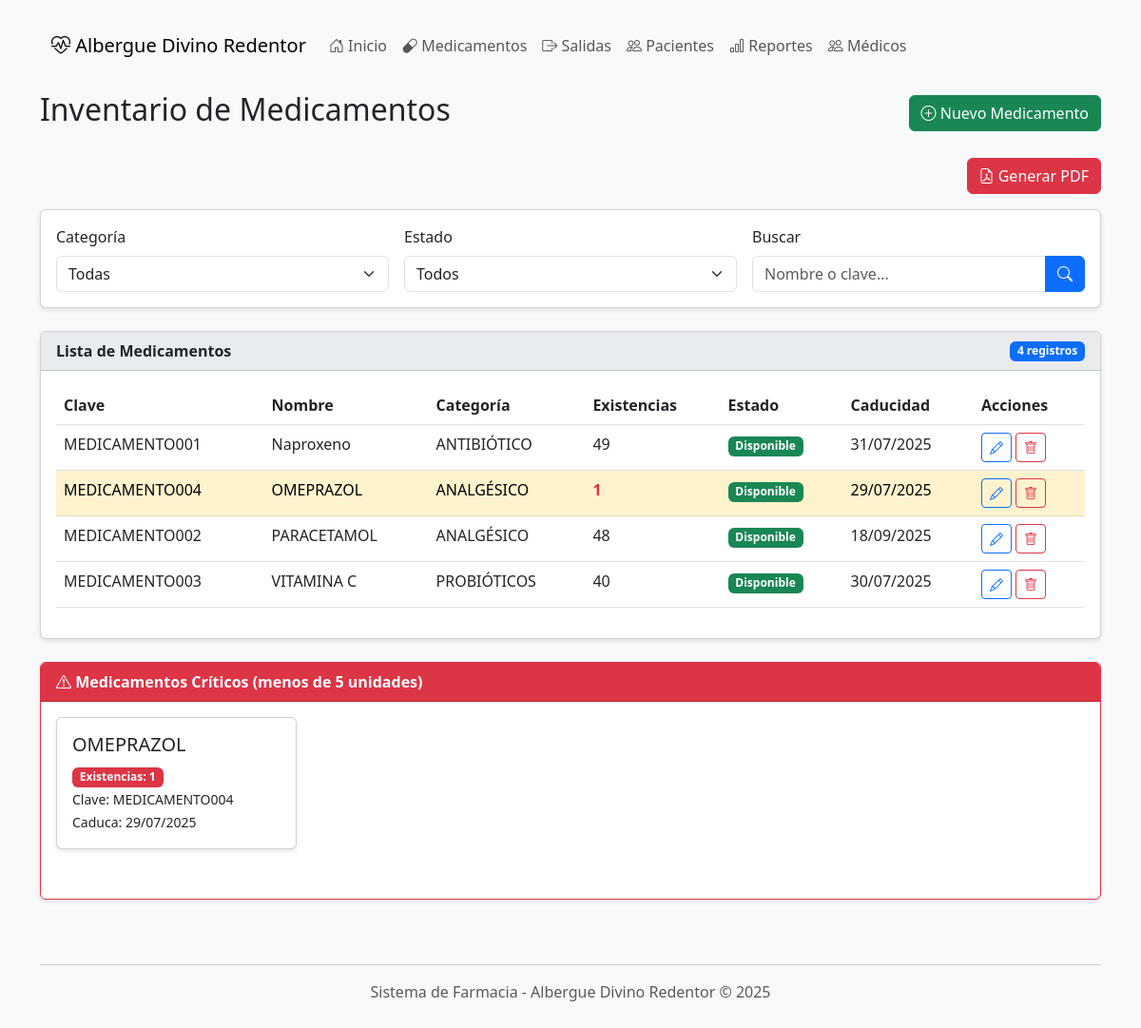
Screenshot of /medicamentos/ with the database file from the repository.
### farmacia/models.py (models this page shows, shortened)
class Medicamento(models.Model):
    id = models.AutoField(primary_key=True)
    clave = models.CharField(max_length=50, unique=True, verbose_name="Clave única")
    nombre = models.CharField(max_length=200, verbose_name="Nombre")
    categoria = models.ForeignKey('CategoriaMedicamento', on_delete=models.CASCADE)
    descripcion = models.TextField(blank=True, verbose_name="Descripción")
    fecha_caducidad = models.DateField(verbose_name="Fecha de caducidad")
    cantidad = models.IntegerField(default=0, verbose_name="Cantidad en inventario")
    status = models.BooleanField(default=True, verbose_name="Disponible")
    class Meta:
        verbose_name = "Medicamento"
        verbose_name_plural = "Medicamentos"
        ordering = ['nombre']

class CategoriaMedicamento(models.Model):
    id = models.AutoField(primary_key=True)
    nombre = models.CharField(max_length=100, unique=True)
    class Meta:
        verbose_name = "Categoría de Medicamento"
        verbose_name_plural = "Categorías de Medicamentos"

### farmacia/views.py (the view)
# urls.py: path('medicamentos/', views.medicamentos, name='medicamentos'),
def medicamentos(request):
    medicamentos_list = Medicamento.objects.select_related('categoria').all()
    criticos = Medicamento.objects.filter(cantidad__lt=5)
    categorias = CategoriaMedicamento.objects.all()
    context = {
        'medicamentos': medicamentos_list,
        'criticos': criticos,
        'categorias': categorias
    }
    return render(request, 'medicamentos.html', context)

### farmacia/templates/medicamentos.html (shortened to what this page needs)
{% extends 'base.html' %}
{% block content %}
    <div class="d-flex justify-content-between align-items-center mb-4">
        <h2>Inventario de Medicamentos</h2>
        <a href="{% url 'medicamento_nuevo' %}" class="btn btn-success">
            <i class="bi bi-plus-circle"></i> Nuevo Medicamento
        </a>
    </div>
   <div class="d-grid gap-2 d-md-flex justify-content-md-end mb-3">
    <a href="{% url 'generar_pdf_inventario' %}" class="btn btn-danger">
        <i class="bi bi-file-earmark-pdf"></i> Generar PDF
    </a>
</div>
    <div class="card mb-4">
        <div class="card-body">
            <form method="get" class="row g-3">
                <div class="col-md-4">
                    <label class="form-label">Categoría</label>
                    <select name="categoria" class="form-select">
                        <option value="">Todas</option>
                    </select>
                </div>
                <div class="col-md-4">
                    <label class="form-label">Estado</label>
                    <select name="estado" class="form-select">
                        <option value="">Todos</option>
                    </select>
                </div>
                <div class="col-md-4">
                    <label class="form-label">Buscar</label>
                    <div class="input-group">
                        <input type="text" name="q" class="form-control" placeholder="Nombre o clave...">
                        <button type="submit" class="btn btn-primary">
                            <i class="bi bi-search"></i>
                        </button>
                    </div>
                </div>
            </form>
        </div>
    </div>
    <div class="card">
        <div class="card-header d-flex justify-content-between align-items-center">
            <span>Lista de Medicamentos</span>
            <span class="badge bg-primary">{{ medicamentos.count }} registros</span>
        </div>
        <div class="card-body">
            <div class="table-responsive">
                <table class="table table-hover">
                    <thead>
                        <tr>
                            <th>Clave</th>
                            <th>Nombre</th>
                            <th>Categoría</th>
                            <th>Existencias</th>
                            <th>Estado</th>
                            <th>Caducidad</th>
                            <th>Acciones</th>
                        </tr>
                    </thead>
                    <tbody>
                        {% for medicamento in medicamentos %}
                        <tr class="{% if medicamento.cantidad < 5 %}table-warning{% endif %}">
                            <td>{{ medicamento.clave }}</td>
                            <td>{{ medicamento.nombre }}</td>
                            <td>{{ medicamento.categoria.nombre }}</td>
                            <td class="{% if medicamento.cantidad < 5 %}fw-bold text-danger{% endif %}">
                                {{ medicamento.cantidad }}
                            </td>
                            <td>
                                {% if medicamento.status %}
                                    <span class="badge bg-success">Disponible</span>
                                {% else %}
                                    <span class="badge bg-danger">No disponible</span>
                                {% endif %}
                            </td>
                            <td>{{ medicamento.fecha_caducidad|date:"d/m/Y" }}</td>
                            <td>
                                <a href="{% url 'medicamento_editar' medicamento.id %}" class="btn btn-sm btn-outline-primary">
                                    <i class="bi bi-pencil"></i>
                                </a>
                                <a href="{% url 'medicamento_eliminar' medicamento.id %}" class="btn btn-sm btn-outline-danger">
                                    <i class="bi bi-trash"></i>
                                </a>
                            </td>
                        </tr>
                        {% empty %}
                        <tr>
                            <td colspan="7" class="text-center">No hay medicamentos registrados</td>
                        </tr>
                        {% endfor %}
                    </tbody>
                </table>
            </div>
        </div>
    </div>
    {% if criticos %}
    <div class="card mt-4 border-danger">
        <div class="card-header bg-danger text-white">
            <i class="bi bi-exclamation-triangle"></i> Medicamentos Críticos (menos de 5 unidades)
        </div>
        <div class="card-body">
            <div class="row">
                {% for medicamento in criticos %}
                <div class="col-md-3 mb-3">
                    <div class="card">
                        <div class="card-body">
                            <h5 class="card-title">{{ medicamento.nombre }}</h5>
                            <p class="card-text">
                                <span class="badge bg-danger">Existencias: {{ medicamento.cantidad }}</span>
                                <br>
                                <small>Clave: {{ medicamento.clave }}</small>
                                <br>
                                <small>Caduca: {{ medicamento.fecha_caducidad|date:"d/m/Y" }}</small>
                            </p>
                        </div>
                    </div>
                </div>
                {% endfor %}
            </div>
        </div>
    </div>
    {% endif %}
{% endblock %}

### farmacia/templates/base.html (style rules this page uses)
body { background-color: #f8f9fa; padding-top: 20px; padding-bottom: 40px; }
.card { margin-bottom: 20px; box-shadow: 0 2px 5px rgba(0,0,0,0.1); }
.card-header { background-color: #e9ecef; font-weight: bold; }

### rows the page displays
Medicamento: clave "MEDICAMENTO001", nombre "Naproxeno", categoria.nombre "ANTIBIÓTICO", cantidad "49", status "Disponible", fecha_caducidad "31/07/2025"
Medicamento: clave "MEDICAMENTO004", nombre "OMEPRAZOL", categoria.nombre "ANALGÉSICO", cantidad "1", status "Disponible", fecha_caducidad "29/07/2025"
Medicamento: clave "MEDICAMENTO002", nombre "PARACETAMOL", categoria.nombre "ANALGÉSICO", cantidad "48", status "Disponible", fecha_caducidad "18/09/2025"
Medicamento: clave "MEDICAMENTO003", nombre "VITAMINA C", categoria.nombre "PROBIÓTICOS", cantidad "40", status "Disponible", fecha_caducidad "30/07/2025"

### other values shown
{{ medicamentos.count }} "4"
